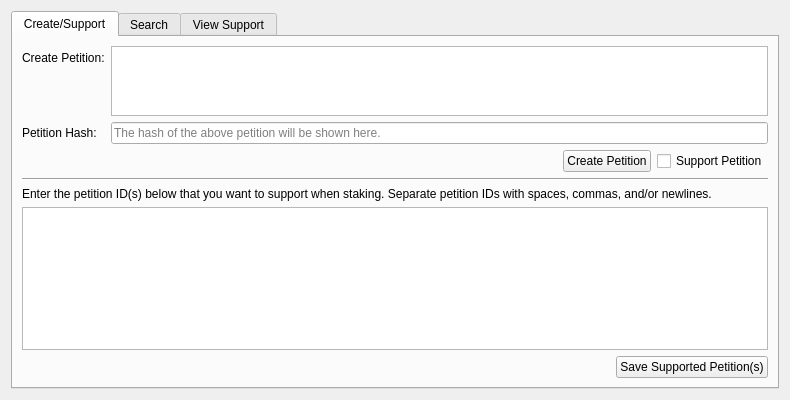
<?xml version="1.0" encoding="UTF-8"?>
<ui version="4.0">
 <class>BricoleurourPage</class>
 <widget class="QWidget" name="BricoleurourPage">
  <property name="geometry">
   <rect>
    <x>0</x>
    <y>0</y>
    <width>790</width>
    <height>400</height>
   </rect>
  </property>
  <property name="windowTitle">
   <string>Form</string>
  </property>
  <layout class="QVBoxLayout" name="verticalLayout_3">
   <item>
    <widget class="QTabWidget" name="tabWidget">
     <property name="currentIndex">
      <number>0</number>
     </property>
     <widget class="QWidget" name="tab_3">
      <attribute name="title">
       <string>Create/Support</string>
      </attribute>
      <layout class="QVBoxLayout" name="verticalLayout_2">
       <item>
        <layout class="QFormLayout" name="formLayout">
         <property name="fieldGrowthPolicy">
          <enum>QFormLayout::AllNonFixedFieldsGrow</enum>
         </property>
         <item row="0" column="0">
          <widget class="QLabel" name="label">
           <property name="text">
            <string>Create Petition:</string>
           </property>
          </widget>
         </item>
         <item row="0" column="1">
          <widget class="QPlainTextEdit" name="createPetitionEdit">
           <property name="toolTip">
            <string>Enter a new petition that you want to create.</string>
           </property>
          </widget>
         </item>
         <item row="1" column="0">
          <widget class="QLabel" name="label_2">
           <property name="text">
            <string>Petition Hash:</string>
           </property>
          </widget>
         </item>
         <item row="1" column="1">
          <widget class="QLineEdit" name="petitionIDEdit">
           <property name="toolTip">
            <string>Identifier of the new petition.</string>
           </property>
           <property name="readOnly">
            <bool>true</bool>
           </property>
           <property name="placeholderText">
            <string>The hash of the above petition will be shown here.</string>
           </property>
          </widget>
         </item>
         <item row="2" column="1">
          <layout class="QHBoxLayout" name="horizontalLayout">
           <item>
            <spacer name="horizontalSpacer">
             <property name="orientation">
              <enum>Qt::Horizontal</enum>
             </property>
             <property name="sizeHint" stdset="0">
              <size>
               <width>40</width>
               <height>20</height>
              </size>
             </property>
            </spacer>
           </item>
           <item>
            <widget class="QPushButton" name="createPetitionButton">
             <property name="toolTip">
              <string>Record the new petition in the blockchain.</string>
             </property>
             <property name="text">
              <string>Create Petition</string>
             </property>
            </widget>
           </item>
           <item>
            <widget class="QCheckBox" name="setVoteCheckBox">
             <property name="toolTip">
              <string>Immediately begin staking with the new petition ID.</string>
             </property>
             <property name="text">
              <string>Support Petition</string>
             </property>
            </widget>
           </item>
          </layout>
         </item>
        </layout>
       </item>
       <item>
        <widget class="Line" name="line">
         <property name="orientation">
          <enum>Qt::Horizontal</enum>
         </property>
        </widget>
       </item>
       <item>
        <layout class="QVBoxLayout" name="verticalLayout">
         <item>
          <widget class="QLabel" name="label_3">
           <property name="text">
            <string>&lt;html&gt;&lt;head/&gt;&lt;body&gt;&lt;p&gt;Enter the petition ID(s) below that you want to support when staking. Separate petition IDs with spaces, commas, and/or newlines.&lt;/p&gt;&lt;/body&gt;&lt;/html&gt;</string>
           </property>
           <property name="wordWrap">
            <bool>true</bool>
           </property>
          </widget>
         </item>
         <item>
          <widget class="QPlainTextEdit" name="votesEdit"/>
         </item>
         <item>
          <layout class="QHBoxLayout" name="horizontalLayout_2">
           <item>
            <spacer name="horizontalSpacer_2">
             <property name="orientation">
              <enum>Qt::Horizontal</enum>
             </property>
             <property name="sizeHint" stdset="0">
              <size>
               <width>40</width>
               <height>20</height>
              </size>
             </property>
            </spacer>
           </item>
           <item>
            <widget class="QPushButton" name="setVotesButton">
             <property name="text">
              <string>Save Supported Petition(s)</string>
             </property>
            </widget>
           </item>
          </layout>
         </item>
        </layout>
       </item>
      </layout>
     </widget>
     <widget class="QWidget" name="tab_4">
      <attribute name="title">
       <string>Search</string>
      </attribute>
      <layout class="QVBoxLayout" name="verticalLayout_4">
       <item>
        <widget class="QLabel" name="label_5">
         <property name="text">
          <string>Enter a petition ID below to search for the petition it refers to.</string>
         </property>
        </widget>
       </item>
       <item>
        <layout class="QFormLayout" name="formLayout_2">
         <property name="fieldGrowthPolicy">
          <enum>QFormLayout::AllNonFixedFieldsGrow</enum>
         </property>
         <item row="0" column="0">
          <widget class="QLabel" name="label_4">
           <property name="text">
            <string>Petition ID:</string>
           </property>
          </widget>
         </item>
         <item row="0" column="1">
          <widget class="QValidatedLineEdit" name="searchBricoleurourEdit">
           <property name="placeholderText">
            <string>Enter an 8-digit petition ID.</string>
           </property>
          </widget>
         </item>
         <item row="1" column="1">
          <layout class="QHBoxLayout" name="horizontalLayout_5">
           <item>
            <spacer name="horizontalSpacer_3">
             <property name="orientation">
              <enum>Qt::Horizontal</enum>
             </property>
             <property name="sizeHint" stdset="0">
              <size>
               <width>40</width>
               <height>20</height>
              </size>
             </property>
            </spacer>
           </item>
           <item>
            <widget class="QPushButton" name="searchBricoleurourButton">
             <property name="text">
              <string>Search</string>
             </property>
            </widget>
           </item>
          </layout>
         </item>
        </layout>
       </item>
       <item>
        <widget class="QTableView" name="searchBricoleurourView">
         <property name="selectionMode">
          <enum>QAbstractItemView::SingleSelection</enum>
         </property>
         <attribute name="horizontalHeaderHighlightSections">
          <bool>false</bool>
         </attribute>
         <attribute name="horizontalHeaderShowSortIndicator" stdset="0">
          <bool>false</bool>
         </attribute>
         <attribute name="horizontalHeaderStretchLastSection">
          <bool>true</bool>
         </attribute>
         <attribute name="verticalHeaderHighlightSections">
          <bool>false</bool>
         </attribute>
         <attribute name="verticalHeaderShowSortIndicator" stdset="0">
          <bool>false</bool>
         </attribute>
        </widget>
       </item>
      </layout>
     </widget>
     <widget class="QWidget" name="tab">
      <attribute name="title">
       <string>View Support</string>
      </attribute>
      <layout class="QVBoxLayout" name="verticalLayout_5">
       <item>
        <widget class="QLabel" name="label_6">
         <property name="text">
          <string>View support for recent petitions here.</string>
         </property>
        </widget>
       </item>
       <item>
        <layout class="QFormLayout" name="formLayout_3">
         <item row="0" column="0">
          <widget class="QLabel" name="label_7">
           <property name="text">
            <string>Block Window:</string>
           </property>
          </widget>
         </item>
         <item row="0" column="1">
          <widget class="QSpinBox" name="petitionWindowSpinbox">
           <property name="toolTip">
            <string>Number of recent blocks to view.</string>
           </property>
           <property name="whatsThis">
            <string>Use this to change the number of recent blocks that will be checked for petition support.</string>
           </property>
           <property name="minimum">
            <number>1</number>
           </property>
           <property name="maximum">
            <number>10000</number>
           </property>
           <property name="value">
            <number>10000</number>
           </property>
          </widget>
         </item>
         <item row="1" column="1">
          <layout class="QHBoxLayout" name="horizontalLayout_3">
           <item>
            <spacer name="horizontalSpacer_4">
             <property name="orientation">
              <enum>Qt::Horizontal</enum>
             </property>
             <property name="sizeHint" stdset="0">
              <size>
               <width>40</width>
               <height>20</height>
              </size>
             </property>
            </spacer>
           </item>
           <item>
            <widget class="QPushButton" name="getPetitionSupportButton">
             <property name="text">
              <string>View Support</string>
             </property>
            </widget>
           </item>
          </layout>
         </item>
        </layout>
       </item>
       <item>
        <widget class="QTableView" name="petitionSupportView">
         <property name="sizePolicy">
          <sizepolicy hsizetype="Expanding" vsizetype="Expanding">
           <horstretch>0</horstretch>
           <verstretch>1</verstretch>
          </sizepolicy>
         </property>
         <property name="contextMenuPolicy">
          <enum>Qt::CustomContextMenu</enum>
         </property>
         <property name="selectionMode">
          <enum>QAbstractItemView::SingleSelection</enum>
         </property>
         <property name="selectionBehavior">
          <enum>QAbstractItemView::SelectRows</enum>
         </property>
         <attribute name="horizontalHeaderHighlightSections">
          <bool>false</bool>
         </attribute>
         <attribute name="horizontalHeaderStretchLastSection">
          <bool>true</bool>
         </attribute>
         <attribute name="verticalHeaderVisible">
          <bool>false</bool>
         </attribute>
         <attribute name="verticalHeaderHighlightSections">
          <bool>false</bool>
         </attribute>
        </widget>
       </item>
      </layout>
     </widget>
    </widget>
   </item>
  </layout>
 </widget>
 <customwidgets>
  <customwidget>
   <class>QValidatedLineEdit</class>
   <extends>QLineEdit</extends>
   <header>qvalidatedlineedit.h</header>
  </customwidget>
 </customwidgets>
 <resources/>
 <connections/>
</ui>
